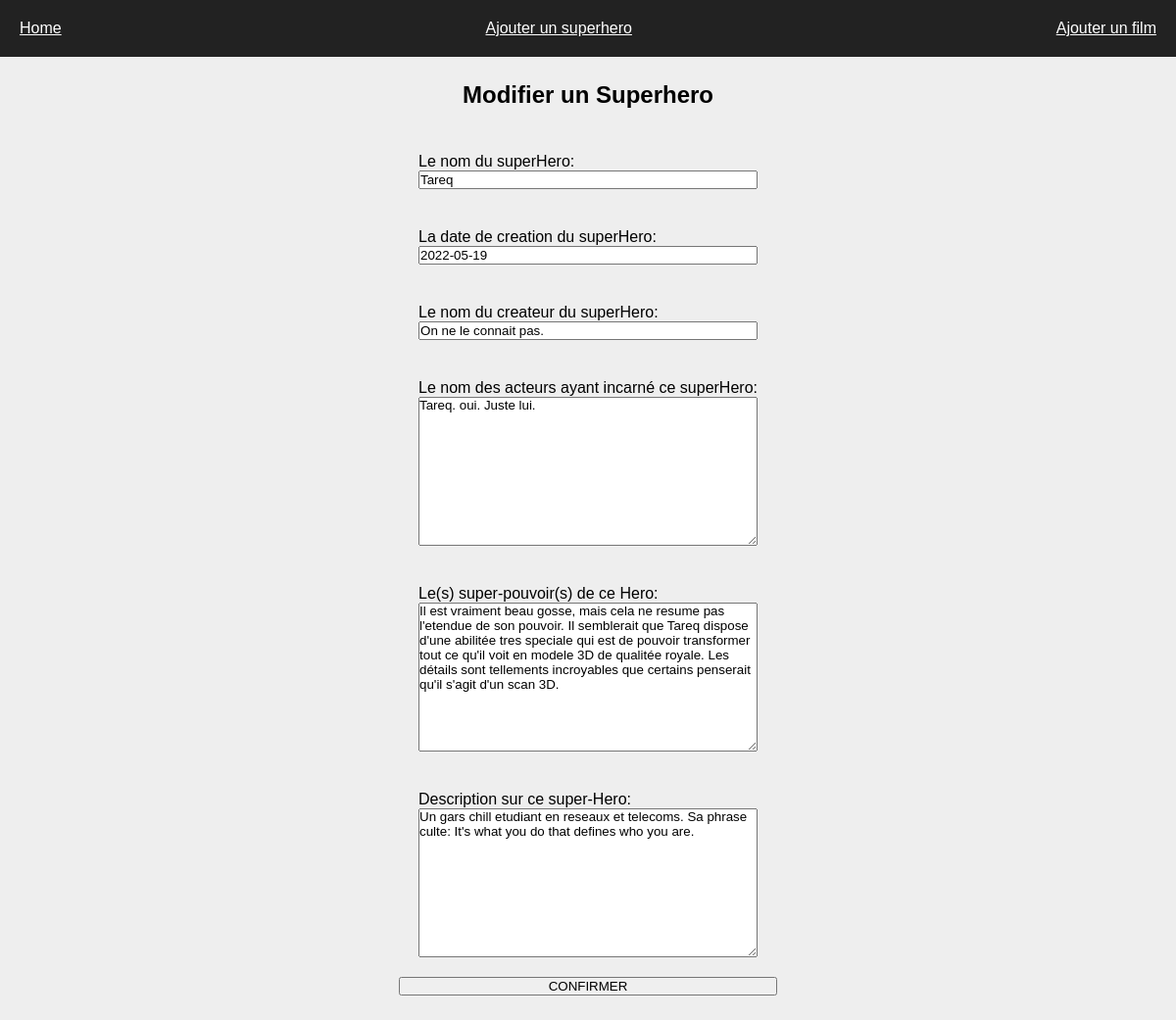
The app's page /Films_MCU/update2/3 with its own data.
### Films_MCU/models.py (models this page shows, shortened)
class Superhero(models.Model):
    nom = models.CharField(max_length=100,blank=False)
    date = models.DateField(blank=False, default=django.utils.timezone.now())
    createur = models.CharField(max_length=100,blank=False)
    acteurs = models.TextField(blank=False)
    super_pouvoir = models.TextField(blank=False)
    description = models.TextField(blank=False)
    def dico(self):
        return{"nom": self.nom, "date": self.date , "createur" : self.createur , "acteurs" : self.acteurs, "super_pouvoir" : self.super_pouvoir, "description" : self.description}

### Films_MCU/views.py (the view)
# urls.py: path("update2/<int:id>", views.update2),
def update2(request,id):
    superhero = models.Superhero.objects.get(pk=id)
    form = SuperheroForm(superhero.dico())
    return render(request,"Films_MCU/formu2.html",{"form": form,"id":id})

### Films_MCU/forms.py
class SuperheroForm(ModelForm):
    class Meta:
        model = models.Superhero
        fields = ('nom','date','createur','acteurs','super_pouvoir','description')
        labels = {
            'nom':_("Le nom du superHero:"),
            'date':_('La date de creation du superHero:'),
            'createur':_('Le nom du createur du superHero'),
            'acteurs': _('Le nom des acteurs ayant incarné ce superHero:'),
            'super_pouvoir':_('Le(s) super-pouvoir(s) de ce Hero:'),
            'description':_('Description sur ce super-Hero:')
        }

### Films_MCU/templates/Films_MCU/formu2.html (shortened to what this page needs)
{% extends "Films_MCU/main.html" %}
{% block content %}
 <div class="conteneur">
  {% if id != "" %}
        <h2>Modifier un Superhero</h2>
        <form method="post" action="/Films_MCU/traitementupdate2/{{id}}/">
  {% else %}
        <h2>Ajouter un Superhero</h2>
        <form method="post" action="/Films_MCU/traitement2/">
  {% endif %}
      {{ form.as_ul }}
      <input type="submit" value="CONFIRMER">
  </form>
 </div>
{% endblock %}

### Films_MCU/static/Films_MCU/main.css (style rules this page uses)
* { margin:0; padding:0; font-family:arial; }
body { background-color: #EEE; }
.conteneur { display:flex;flex-direction:column;align-items:center; }
h1, h2 { text-align:center;padding:25px; }
form > li { list-style:none;display:flex;flex-direction:column;padding:20px }
input[type=submit] { width:100% }
form { padding-bottom:25px; }

### records on screen
Superhero: nom "Tareq", date "2022-05-19", createur "On ne le connait pas.", acteurs "Tareq. oui. Juste lui.", super_pouvoir "Il est vraiment beau gosse, mais cela ne resume pas l'etendue de son pouvoir. Il semblerait que Tareq dispose d'une abilitée tres speciale qui est de pouvoir transformer tout ce qu'il voit en modele 3D de qualitée royale. Les détails sont tellements incroyables que certains penserait qu'il s'agit d'un scan 3D.", description "Un gars chill etudiant en reseaux et telecoms. Sa phrase culte: It's what you do that defines who you are."
